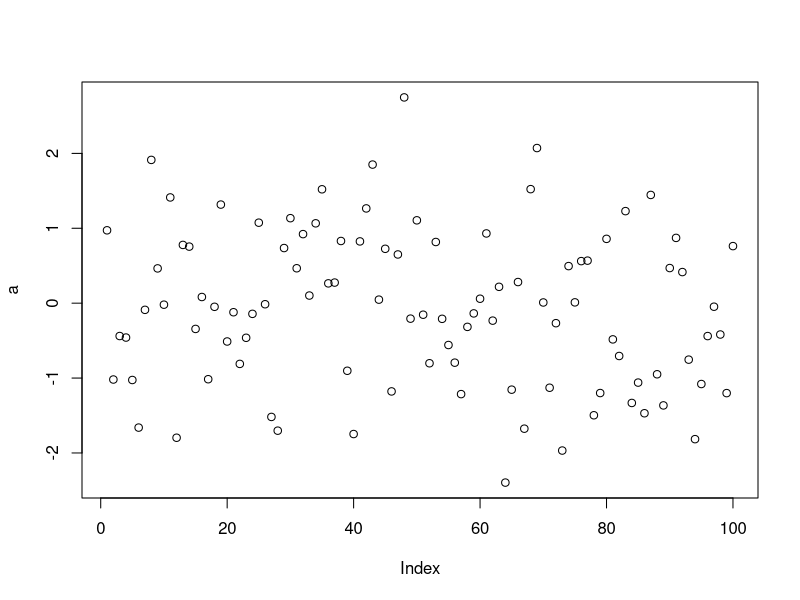
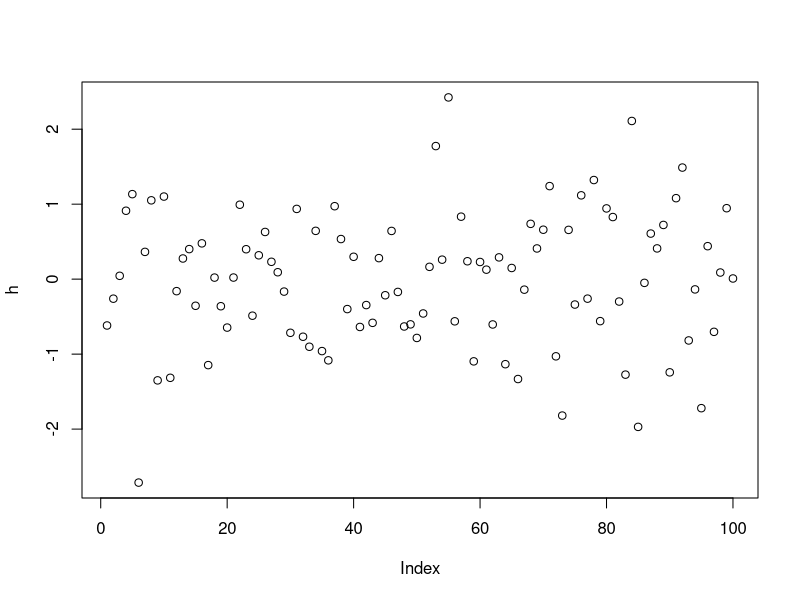
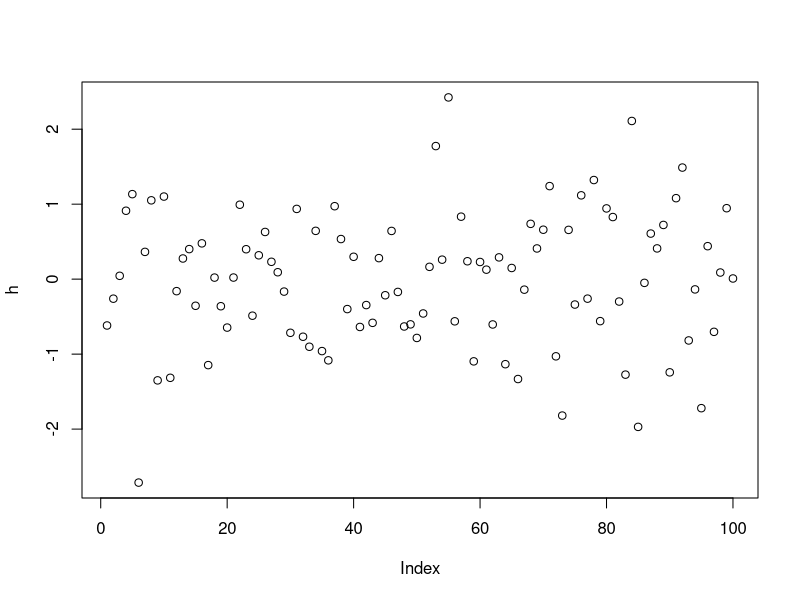
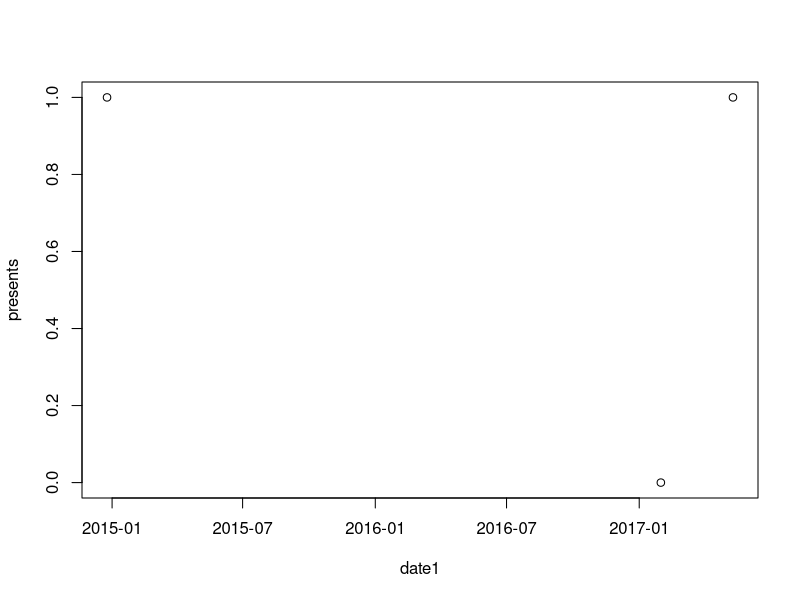

Recreate these plots in R, in order.
## ---- chunk 1
knitr::opts_chunk$set(echo = TRUE)
## ---- chunk 2
((2014-2014)/(2011-1992)) * 100
## ---- chunk 3
grad = 2018
entranceyr = 2013
birth_year = 1992
x <- grad - entranceyr /entranceyr - birth_year
x
## ---- chunk 4
y <- c(4,5,8,11)
sum(y)
## ---- chunk 5
a = rnorm(100)
plot(a)
## ---- chunk 6
help(sqrt)
## ---- chunk 7
h <-rnorm(100)
plot (h)
## ---- chunk 8
P <- c(31:60)
mat <- matrix(data=P,ncol=5,nrow=6)
mat
## ---- chunk 9
x1 <- c(100)
x2 <- c(100)
x3 <- c(100)

a <- x1
b <- x1 + x2
c <- x1 + x2 + x3
u <- data.frame(a,b,c)
h

plot(h)

sd(h)
## ---- chunk 10
a <-sqrt(rnorm(100))
a
## ---- chunk 11
date1=strptime( c("20170131","20141225", "20170511"),format="%Y%m%d")
presents <- c(0,1,1)
datevspresents <- plot(x = date1, y = presents)
datevspresents
